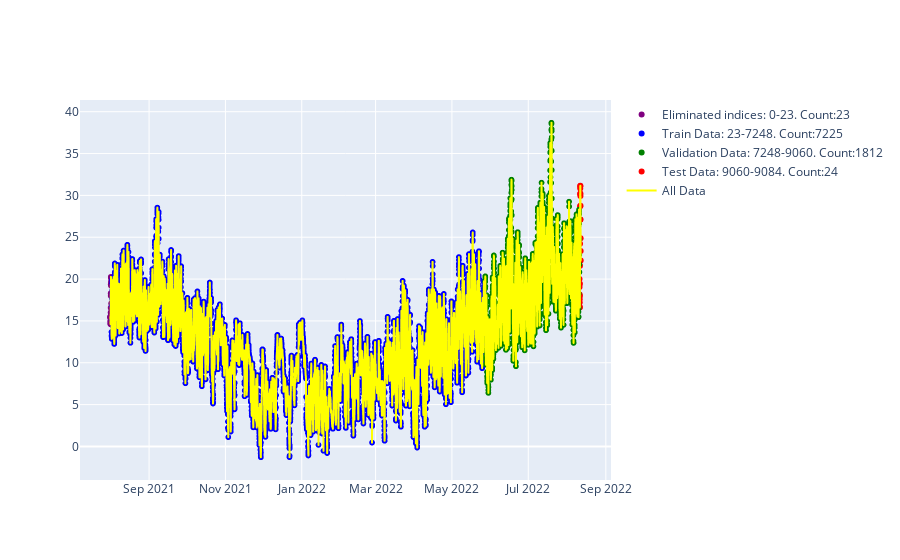

This figure's notebook cell:
### Code cell
import warnings
warnings.filterwarnings("ignore", message="The behavior of DatetimeProperties.to_pydatetime is deprecated*")

fig = go.Figure()
window_trace = px.scatter(x=datetime_list[window_start:train_start], y=final_df['cl_temp'].iloc[window_start:train_start]).data[0]
window_trace.update(line=dict(color='purple'), marker=dict(color='purple'), name=f'Eliminated indices: {window_start}-{train_start}. Count:{train_start-window_start}', showlegend=True)

# Plot the training data
train_trace = px.scatter(x=datetime_list[train_start:val_start], y=final_df['cl_temp'][train_start:val_start]).data[0]
train_trace.update(line=dict(color='blue'), marker=dict(color='blue'), name=f'Train Data: {train_start}-{val_start}. Count:{val_start-train_start}', showlegend=True)

# Plot the validation data
val_trace = px.scatter(x=datetime_list[val_start:test_start], y=final_df['cl_temp'][val_start:test_start]).data[0]
val_trace.update(line=dict(color='green'), marker=dict(color='green'), name=f'Validation Data: {val_start}-{test_start}. Count:{test_start-val_start}', showlegend=True)

# Plot the test data
test_trace = px.scatter(x=datetime_list[test_start: dataset_length], y=final_df['cl_temp'][test_start: dataset_length]).data[0]
test_trace.update(line=dict(color='red'), marker=dict(color='red'), name=f'Test Data: {test_start}-{dataset_length}. Count:{dataset_length-test_start}', showlegend=True)

# Plot all data
all_trace = px.scatter(x=datetime_list, y=final_df['cl_temp'].to_list()).data[0]
all_trace.update(line=dict(color='yellow'), marker=dict(color='yellow'), name=f'All Data', showlegend=True, mode='lines')

fig.add_trace(window_trace)
fig.add_trace(train_trace)
fig.add_trace(val_trace)
fig.add_trace(test_trace)
fig.add_trace(all_trace)

fig.update_layout(showlegend=True)
fig.show()

### Figure 1 — Plotly figure (JSON) as saved in the notebook; plotly's stock layout.template omitted (floating-point values rounded to 4 significant figures; data arrays with more than 128 entries replaced by an {"elided": "..."} marker saying what was removed)
{"data": [{"hovertemplate": "x=%{x}<br>y=%{y}<extra></extra>", "legendgroup": "", "line": {"color": "purple"}, "marker": {"color": "purple", "symbol": "circle"}, "mode": "markers", "name": "Eliminated indices: 0-23. Count:23", "orientation": "v", "showlegend": true, "type": "scatter", "x": ["2021-08-01T00:00:00", "2021-08-01T01:00:00", "2021-08-01T02:00:00", "2021-08-01T03:00:00", "2021-08-01T04:00:00", "2021-08-01T05:00:00", "2021-08-01T06:00:00", "2021-08-01T07:00:00", "2021-08-01T08:00:00", "2021-08-01T09:00:00", "2021-08-01T10:00:00", "2021-08-01T11:00:00", "2021-08-01T12:00:00", "2021-08-01T13:00:00", "2021-08-01T14:00:00", "2021-08-01T15:00:00", "2021-08-01T16:00:00", "2021-08-01T17:00:00", "2021-08-01T18:00:00", "2021-08-01T19:00:00", "2021-08-01T20:00:00", "2021-08-01T21:00:00", "2021-08-01T22:00:00"], "xaxis": "x", "y": [15.49, 15.43, 15.39, 14.99, 14.69, 14.63, 14.94, 15.54, 16.01, 16.56, 18.28, 18, 19.39, 20.25, 20.16, 19.22, 19.72, 19.4, 18.32, 17.09, 15.83, 15.03, 14.57], "yaxis": "y"}, {"hovertemplate": "x=%{x}<br>y=%{y}<extra></extra>", "legendgroup": "", "line": {"color": "blue"}, "marker": {"color": "blue", "symbol": "circle"}, "mode": "markers", "name": "Train Data: 23-7248. Count:7225", "showlegend": true, "type": "scattergl", "x": {"elided": "7225 str values"}, "xaxis": "x", "y": {"elided": "7225 float values"}, "yaxis": "y"}, {"hovertemplate": "x=%{x}<br>y=%{y}<extra></extra>", "legendgroup": "", "line": {"color": "green"}, "marker": {"color": "green", "symbol": "circle"}, "mode": "markers", "name": "Validation Data: 7248-9060. Count:1812", "showlegend": true, "type": "scattergl", "x": {"elided": "1812 str values"}, "xaxis": "x", "y": {"elided": "1812 float values"}, "yaxis": "y"}, {"hovertemplate": "x=%{x}<br>y=%{y}<extra></extra>", "legendgroup": "", "line": {"color": "red"}, "marker": {"color": "red", "symbol": "circle"}, "mode": "markers", "name": "Test Data: 9060-9084. Count:24", "orientation": "v", "showlegend": true, "type": "scatter", "x": ["2022-08-10T23:00:00", "2022-08-11T00:00:00", "2022-08-11T01:00:00", "2022-08-11T02:00:00", "2022-08-11T03:00:00", "2022-08-11T04:00:00", "2022-08-11T05:00:00", "2022-08-11T06:00:00", "2022-08-11T07:00:00", "2022-08-11T08:00:00", "2022-08-11T09:00:00", "2022-08-11T10:00:00", "2022-08-11T11:00:00", "2022-08-11T12:00:00", "2022-08-11T13:00:00", "2022-08-11T14:00:00", "2022-08-11T15:00:00", "2022-08-11T16:00:00", "2022-08-11T17:00:00", "2022-08-11T18:00:00", "2022-08-11T19:00:00", "2022-08-11T20:00:00", "2022-08-11T21:00:00", "2022-08-11T22:00:00"], "xaxis": "x", "y": [20, 19.04, 18.15, 17.58, 17.2, 16.6, 16.65, 17.98, 19.44, 21.6, 24.21, 27.08, 28.7, 30.18, 30.82, 31.08, 31.15, 30.23, 29.94, 28.76, 27.13, 24.89, 23.36, 22.21], "yaxis": "y"}, {"hovertemplate": "x=%{x}<br>y=%{y}<extra></extra>", "legendgroup": "", "line": {"color": "yellow"}, "marker": {"color": "yellow", "symbol": "circle"}, "mode": "lines", "name": "All Data", "showlegend": true, "type": "scattergl", "x": {"elided": "9084 str values"}, "xaxis": "x", "y": {"elided": "9084 float values"}, "yaxis": "y"}], "layout": {"showlegend": true}}
